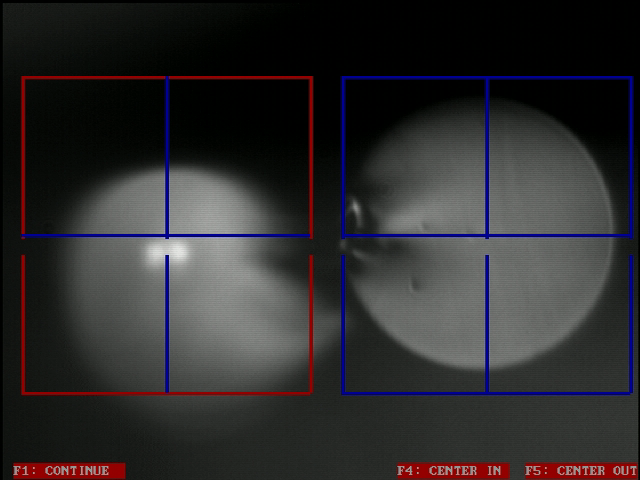
#> input picture data/left/1.bmp, 640 x 480 px
$ python getRefferencePoint.py
#> lines starting #> are read from the running program, lines starting #| are printed output that depends on the picture; after the words box and inside, x2 and y2 are one past the last pixel; in counts of white or black regions, pixels touching at a corner belong together
#估算方框图中心坐标

import cv2
import numpy as np
img = cv2.imread('../data/left/1.bmp')
#> img is the input picture: shape (480, 640, 3); mean B, G, R 46, 44.8, 46.6

# set blue thresh
lower_blue=np.array([100,43,46])
upper_blue=np.array([124,255,255])

# lower_red = np.array([0,43,46])
# upper_red = np.array([10,255,255])

hsv = cv2.cvtColor(img, cv2.COLOR_BGR2HSV)
#> hsv: shape (480, 640, 3); mean H, S, V 50.3, 61.2, 52.2
mask_blue = cv2.inRange(hsv, lower_blue, upper_blue)
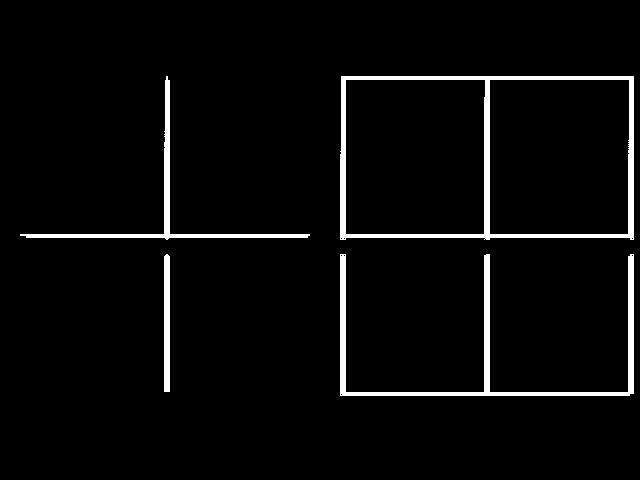
#> mask_blue: shape (480, 640); 3.7% white; 4 white regions, box (x1, y1, x2, y2) and area: (340, 76, 634, 240) 4991, (340, 254, 634, 396) 3642, (20, 76, 310, 240) 2022, (164, 254, 170, 392) 822
blue = cv2.bitwise_and(img, img, mask=mask_blue)
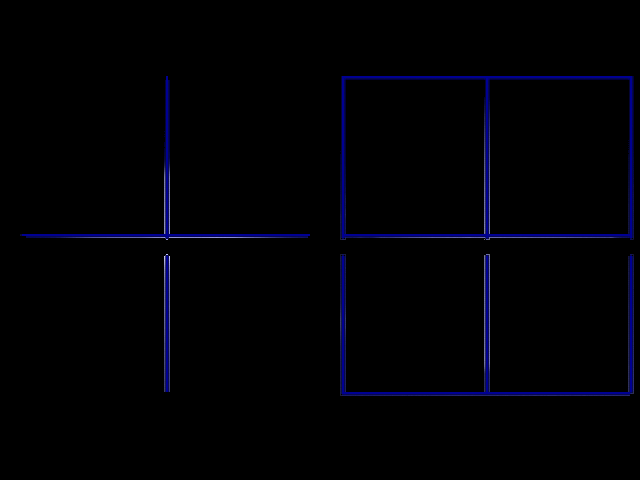
#> blue: shape (480, 640, 3); mean B, G, R 4.3, 0.7, 0.7
img_blue = cv2.cvtColor(blue, cv2.COLOR_HSV2BGR)
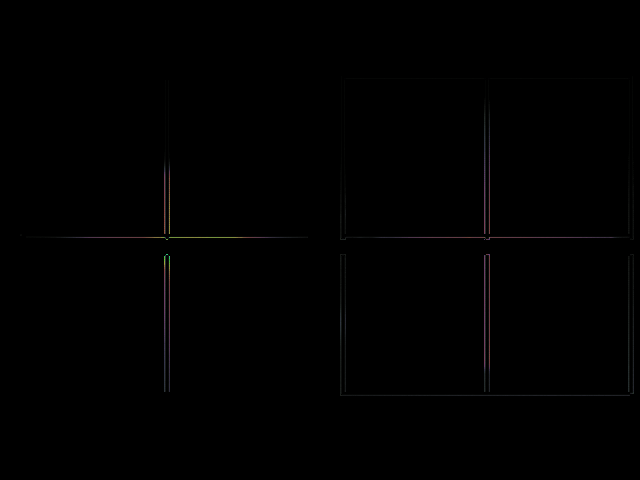
#> img_blue: shape (480, 640, 3); mean B, G, R 0.6, 0.5, 0.6
gray_blue = cv2.cvtColor(img_blue,cv2.COLOR_BGR2GRAY)

# minLineLength = 30
# maxLineGap = 10
# lines = cv2.HoughLinesP(edges,1,np.pi/180,15,minLineLength,maxLineGap)
lines_blue = np.squeeze(cv2.HoughLines(gray_blue,1,np.pi/180,200))
#> lines_blue = [[237, 1.57], [341, 0], [632, 0], [488, 0], [344, 0], [485, 0], [629, 0], [165, 0], [168, 0], [395, 1.57], [78, 1.57]]

points = []
xs = []
ys = []
for line in lines_blue:
    rho, theta = line[0], line[1]
    a = np.cos(theta)
    b = np.sin(theta)
    x0 = a*rho
    y0 = b*rho
    x1 = int(x0 + 1000*(-b))
    y1 = int(y0 + 1000*(a))
    x2 = int(x0 - 1000*(-b))
    y2 = int(y0 - 1000*(a))
    cv2.line(img,(x1,y1),(x2,y2),(0,255,10),1)
    print(x1,y1, x2,y2)
    xs.append(x1)
    xs.append(x2)
    ys.append(y1)
    ys.append(y2)
#> this loop made 11 passes
#> (rho, theta, a, b, x0, y0, x1, y1) on passes 1 to 11: (237, 1.57, -4.37e-08, 1, -1.04e-05, 237, -1000, 236), (341, 0, 1, 0, 341, 0, 341, 1000), (632, 0, 1, 0, 632, 0, 632, 1000), (488, 0, 1, 0, 488, 0, 488, 1000), (344, 0, 1, 0, 344, 0, 344, 1000), (485, 0, 1, 0, 485, 0, 485, 1000), (629, 0, 1, 0, 629, 0, 629, 1000), (165, 0, 1, 0, 165, 0, 165, 1000), (168, 0, 1, 0, 168, 0, 168, 1000), (395, 1.57, -4.37e-08, 1, -1.73e-05, 395, -1000, 394), (78, 1.57, -4.37e-08, 1, -3.41e-06, 78, -1000, 77)
#| -1000 236 999 237
#| 341 1000 341 -1000
#| 632 1000 632 -1000
#| 488 1000 488 -1000
#| 344 1000 344 -1000
#| 485 1000 485 -1000
#| 629 1000 629 -1000
#| 165 1000 165 -1000
#> (further printed lines are left out)
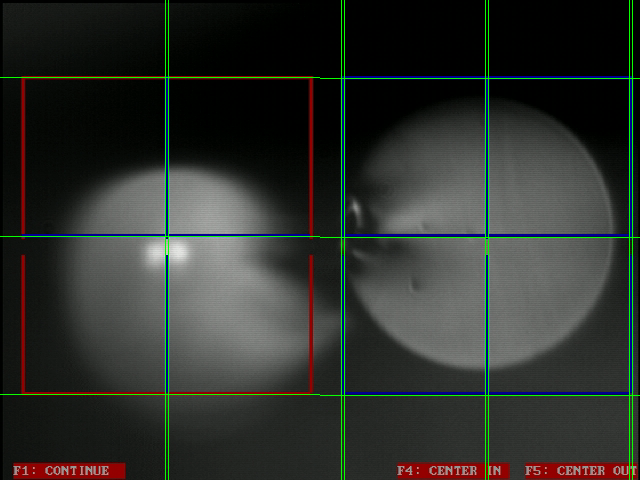
#> img: shape (480, 640, 3); 1.87% of pixels changed, all inside (x1, y1, x2, y2) = (0, 0, 640, 480)
#> after the loop, xs = [-1000, 999, 341, 341, 632, 632, 488, 488, 344, 344, 485, 485, 629, 629, 165, 165, 168, 168, -1000, 999, -1000, 999]; ys = [236, 237, 1000, -1000, 1000, -1000, 1000, -1000, 1000, -1000, 1000, -1000, 1000, -1000, 1000, -1000, 1000, -1000, 394, 395, 77, 78]

point_left = [488, 393]
point_right = [165, 396]

# cv2.imshow('hough',img)
# cv2.waitKey(0)
# cv2.destroyAllWindows()

$ run again, with data/left/10.bmp copied over data/left/1.bmp
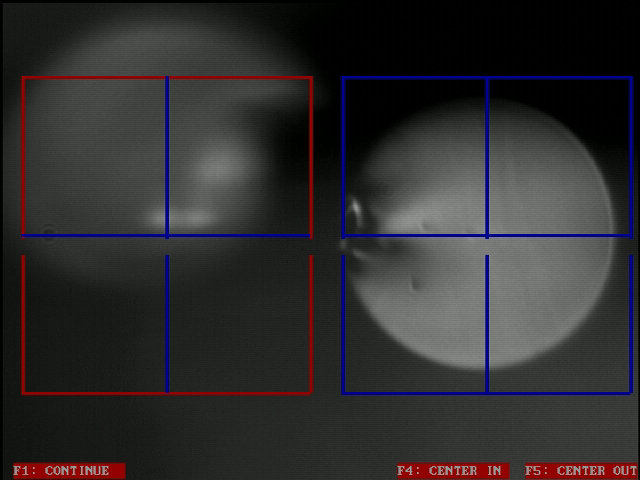
#> input picture data/left/10.bmp, 640 x 480 px
#> img is the input picture: shape (480, 640, 3); mean B, G, R 46.6, 45.6, 47.3
#> hsv: shape (480, 640, 3); mean H, S, V 51.2, 46.3, 53
#> mask_blue: shape (480, 640); 3.8% white; 4 white regions, box (x1, y1, x2, y2) and area: (340, 76, 634, 240) 4991, (340, 254, 634, 396) 3645, (20, 76, 310, 240) 2088, (164, 254, 170, 392) 827
#> `img_blue = cv2.cvtColor(blue, cv2.COLOR_HSV2BGR)`:
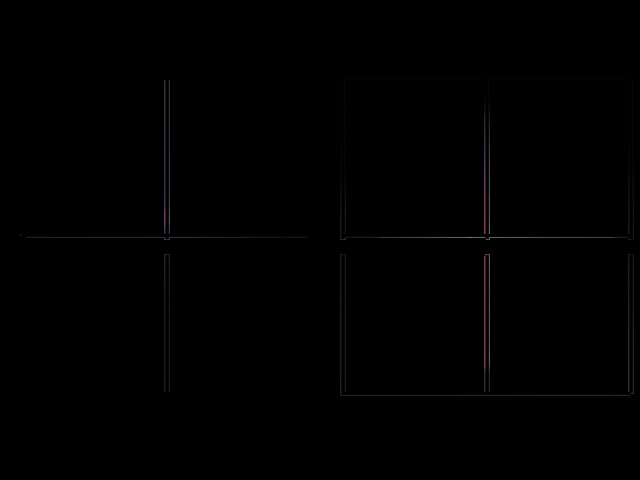
#> img_blue: shape (480, 640, 3); mean B, G, R 0.5, 0.5, 0.6
#> lines_blue = [[237, 1.57], [341, 0], [632, 0], [488, 0], [344, 0], [485, 0], [629, 0], [164, 0], [169, 0], [395, 1.57], [78, 1.57]]
#> the loop `for line in lines_blue:` made 11 passes
#> (rho, theta, a, b, x0, y0, x1, y1) on passes 1 to 8: (237, 1.57, -4.37e-08, 1, -1.04e-05, 237, -1000, 236), (341, 0, 1, 0, 341, 0, 341, 1000), (632, 0, 1, 0, 632, 0, 632, 1000), (488, 0, 1, 0, 488, 0, 488, 1000), (344, 0, 1, 0, 344, 0, 344, 1000), (485, 0, 1, 0, 485, 0, 485, 1000), (629, 0, 1, 0, 629, 0, 629, 1000), (164, 0, 1, 0, 164, 0, 164, 1000)
#> (printed output is left out)
#> after the loop `for line in lines_blue:`:
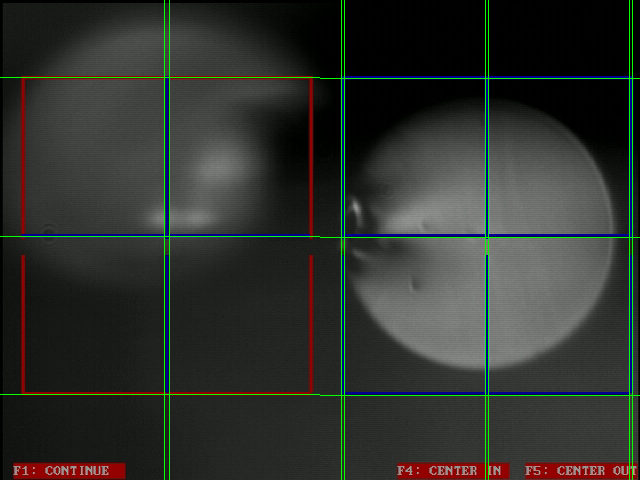
#> img: shape (480, 640, 3); 1.87% of pixels changed, all inside (x1, y1, x2, y2) = (0, 0, 640, 480)
#> after the loop `for line in lines_blue:`: xs = [-1000, 999, 341, 341, 632, 632, 488, 488, 344, 344, 485, 485, 629, 629, 164, 164, 169, 169, -1000, 999, -1000, 999]; ys = [236, 237, 1000, -1000, 1000, -1000, 1000, -1000, 1000, -1000, 1000, -1000, 1000, -1000, 1000, -1000, 1000, -1000, 394, 395, 77, 78]
